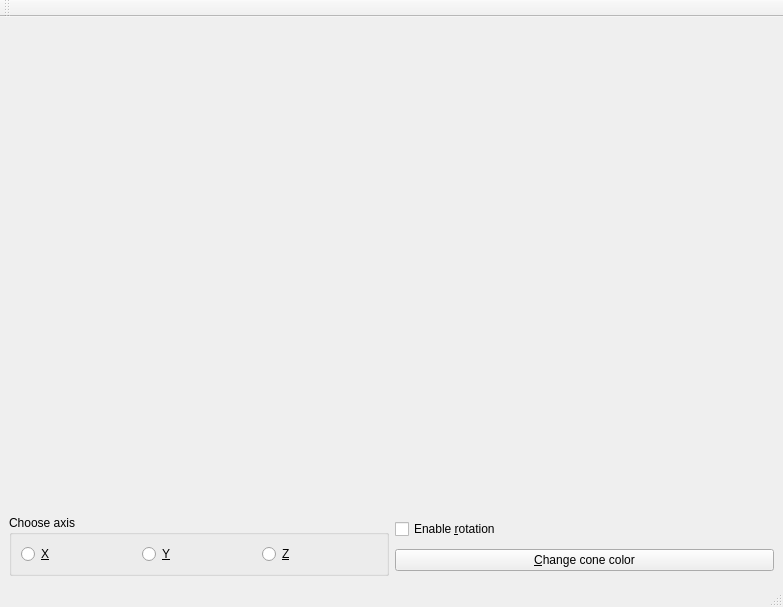
<ui version="4.0" >
 <class>MainWindow</class>
 <widget class="QMainWindow" name="MainWindow" >
  <property name="geometry" >
   <rect>
    <x>0</x>
    <y>0</y>
    <width>783</width>
    <height>607</height>
   </rect>
  </property>
  <property name="windowTitle" >
   <string>MainWindow</string>
  </property>
  <widget class="QWidget" name="centralWidget" >
   <layout class="QVBoxLayout" >
    <item>
     <widget class="QWidget" native="1" name="examiner" />
    </item>
    <item>
     <layout class="QHBoxLayout" >
      <item>
       <widget class="QGroupBox" name="groupBox" >
        <property name="title" >
         <string>Choose axis</string>
        </property>
        <layout class="QHBoxLayout" >
         <item>
          <widget class="QRadioButton" name="button_x" >
           <property name="text" >
            <string>&amp;X</string>
           </property>
          </widget>
         </item>
         <item>
          <widget class="QRadioButton" name="button_y" >
           <property name="text" >
            <string>&amp;Y</string>
           </property>
          </widget>
         </item>
         <item>
          <widget class="QRadioButton" name="button_z" >
           <property name="text" >
            <string>&amp;Z</string>
           </property>
          </widget>
         </item>
        </layout>
       </widget>
      </item>
      <item>
       <layout class="QVBoxLayout" >
        <item>
         <widget class="QCheckBox" name="checkbox" >
          <property name="text" >
           <string>Enable &amp;rotation</string>
          </property>
         </widget>
        </item>
        <item>
         <widget class="QPushButton" name="button" >
          <property name="text" >
           <string>&amp;Change cone color</string>
          </property>
         </widget>
        </item>
       </layout>
      </item>
     </layout>
    </item>
   </layout>
  </widget>
  <widget class="QMenuBar" name="menubar" >
   <property name="geometry" >
    <rect>
     <x>0</x>
     <y>0</y>
     <width>783</width>
     <height>22</height>
    </rect>
   </property>
  </widget>
  <widget class="QStatusBar" name="statusbar" />
  <widget class="QToolBar" name="toolBar" >
   <property name="windowTitle" >
    <string>toolBar</string>
   </property>
   <attribute name="toolBarArea" >
    <enum>TopToolBarArea</enum>
   </attribute>
   <attribute name="toolBarBreak" >
    <bool>false</bool>
   </attribute>
  </widget>
 </widget>
 <resources/>
 <connections/>
</ui>
